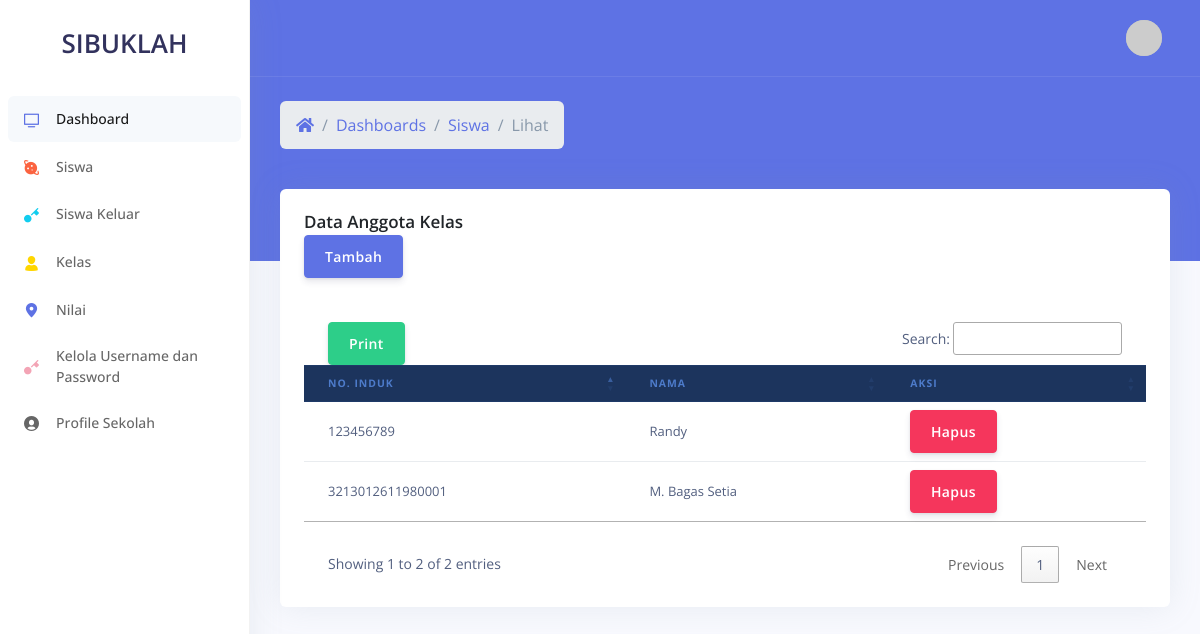
Page /tata_usaha/kelas/lihat/9 (signed in) on the committed database.
### tables this page shows
CREATE TABLE `siswa` (
  `id_siswa` int(11) NOT NULL,
  `user_id` varchar(191) NOT NULL,
  `nama` varchar(191) NOT NULL,
  `kelas` varchar(191) DEFAULT NULL,
  `status` enum('aktif','lulus','pindah','mengundurkan_diri') NOT NULL,
  `alamat` text NOT NULL,
  `tempat_lahir` varchar(191) NOT NULL,
  `tanggal_lahir` date DEFAULT NULL,
  `jenis_kelamin` enum('laki-laki','perempuan') NOT NULL,
  `nisn` varchar(191) NOT NULL,
  `nis` varchar(191) NOT NULL,
  `nik` varchar(191) NOT NULL,
  `anak_ke` varchar(191) NOT NULL,
  `nama_ayah` varchar(191) NOT NULL,
  `nik_ayah` varchar(191) NOT NULL,
  `tanggal_lahir_ayah` date NOT NULL,
  `nama_ibu` varchar(191) NOT NULL,
  `nik_ibu` varchar(191) NOT NULL,
  `tanggal_lahir_ibu` date NOT NULL,
  `foto` varchar(191) NOT NULL,
  `created_at` datetime DEFAULT NULL,
  `updated_at` datetime DEFAULT NULL,
  `tanggal_masuk` date NOT NULL,
  `asal_sekolah` varchar(191) NOT NULL,
  `no_ijazah` varchar(191) NOT NULL,
  `no_akte` varchar(191) NOT NULL,
  `tanggal_siswa_keluar` date DEFAULT NULL
);

### application/controllers/TataUsaha/Kelas.php (called while the page is built, shortened)
<?php
class Kelas extends CI_Controller {
  public function lihat($id_kelas)
  {
    $data['konten']   = 'tata_usaha/kelas/anggota_kelas/index';
    $data['kelas']    = $this->ModelKelas->lihat($id_kelas);
    $data['id_kelas'] = $id_kelas;
		$this->load->view('tata_usaha/template', $data);
  }
}

### index.php (called while the page is built, shortened)
<?php
require_once BASEPATH.'core/CodeIgniter.php';

### application/models/ModelKelas.php (called while the page is built, shortened)
<?php
class ModelKelas extends CI_Model {
  public function lihat($id_kelas)
  {
    return $this->db->get_where('siswa', ['kelas' => $id_kelas])->result_array();
  }
}

### application/views/tata_usaha/kelas/anggota_kelas/index.php (the view, shortened to what this page needs)
<div class="header bg-primary pb-6">
  <div class="container-fluid">
    <div class="header-body">
      <div class="row align-items-center py-4">
        <div class="col-lg-6 col-7">
          <nav aria-label="breadcrumb" class="d-none d-md-inline-block">
            <ol class="breadcrumb breadcrumb-links breadcrumb-dark">
              <li class="breadcrumb-item"><a href="<?= base_url(); ?>"><i class="fas fa-home"></i></a></li>
              <li class="breadcrumb-item"><a href="<?= base_url(); ?>">Dashboards</a></li>
              <li class="breadcrumb-item"><a href="<?= base_url(); ?>tata_usaha/siswa">Siswa</a></li>
              <li class="breadcrumb-item active" aria-current="page">Lihat</li>
            </ol>
          </nav>
        </div>
      </div>
    </div>
  </div>
</div>
<div class="container-fluid mt--6">
  <div class="row">
    <div class="col">
      <div class="card shadow">
        <div class="card-header bg-transparent border-0">
          <h3 class="text-dark mb-0">Data Anggota Kelas</h3>
          <a class="btn btn-primary text-white" href="<?= base_url('tata_usaha/kelas/anggota/tambah/' . $id_kelas); ?>">Tambah</a>
        </div>
        <div class="card-body bg-transparent border-0">
          <div class="table-responsive">
            <table class="table align-items-center table-flush" id="myTable">
              <thead class="thead-dark">
                <tr>
                  <th scope="col" class="sort" data-sort="name">No. Induk</th>
                  <th scope="col" class="sort" data-sort="budget">Nama</th>
                  <th scope="col" class="sort" data-sort="status">Aksi</th>
                </tr>
              </thead>
              <tbody class="list">
                <?php
                  foreach ($kelas as $key) { ?>
                    <tr>
                      <td><?= $key['nisn']; ?></td>
                      <td><?= $key['nama']; ?></td>
                      <td>
                        <a href="<?= base_url('tata_usaha/kelas/anggota/hapus/' . $id_kelas . '/' . $key['id_siswa']); ?>" class="btn btn-danger">Hapus</a>
                      </td>
                    </tr>
                  <?php }
                ?>
              </tbody>
            </table>
          </div>
        </div>
      </div>
    </div>
  </div>

### rows in the picture
siswa: nisn "3213012611980001", nama "M. Bagas Setia"
siswa: nisn "123456789", nama "Randy"
